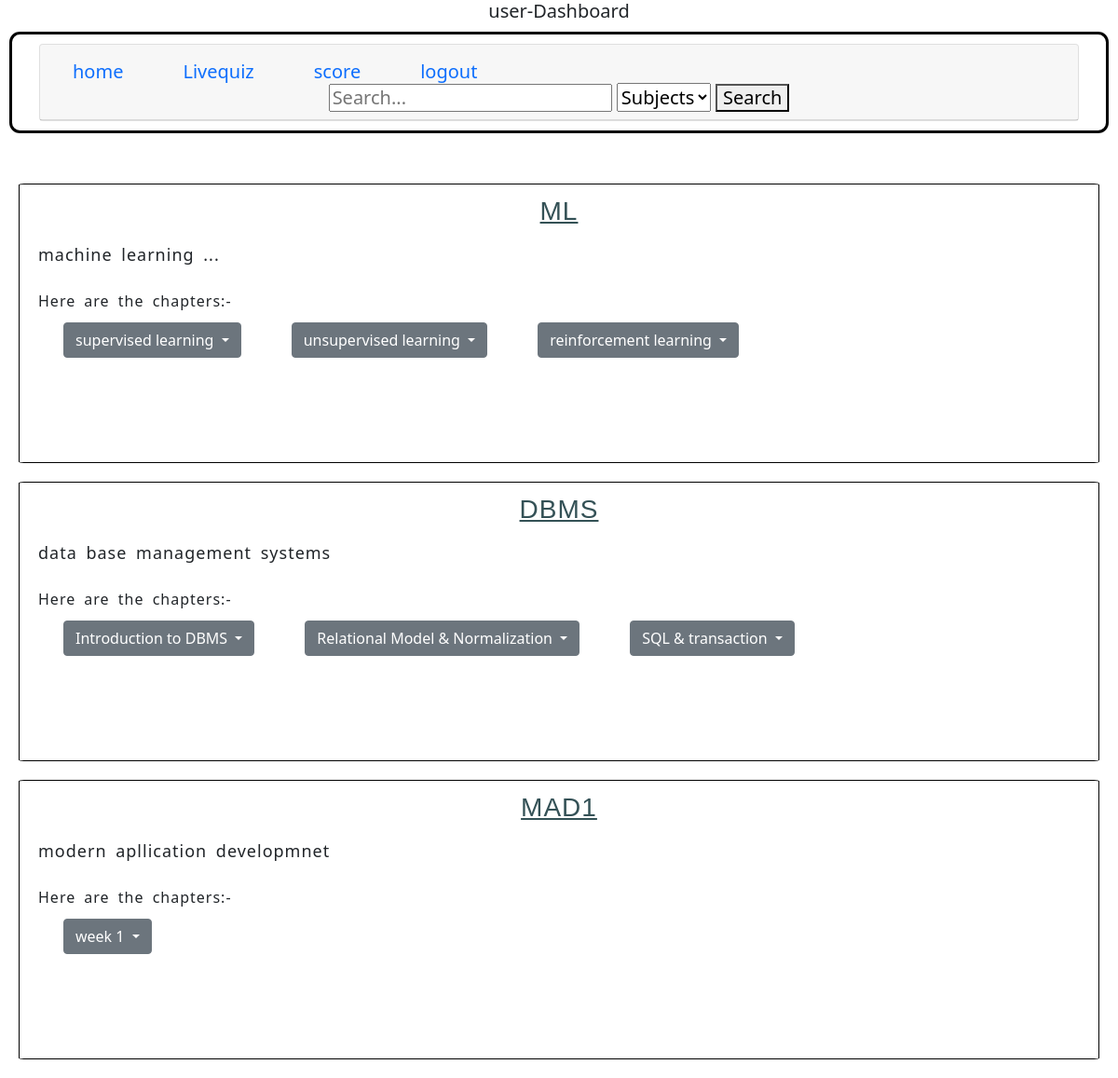
/user, run on the app's committed database.
### controllers/models.py (models this page shows)
class Subjects(db.Model):
    __tablename__= 'subjects'
    subject_id=db.Column(db.Integer,primary_key=True,autoincrement=True)
    subject_name=db.Column(db.String,nullable=False)
    description=db.Column(db.String,nullable=False)
    chapters = db.relationship('Chapters', backref='subject', lazy=True)

class Chapters(db.Model):
    __tablename__= 'chapters'
    chaoter_id=db.Column(db.Integer,primary_key=True,autoincrement=True)
    subject_id = db.Column(db.Integer, db.ForeignKey('subjects.subject_id'), nullable=False)
    chapter_name=db.Column(db.String,nullable=False)
    description=db.Column(db.String,nullable=False)
    questions = db.relationship('Questions', backref='chapter', lazy=True)
    quizzes = db.relationship('QuizDetails', backref='chapter', lazy=True)

### main.py (the view)
@app.route('/user',methods=['GET','POST'])
def userdashboard():
    if request.method== 'GET':
        subject=Subjects.query.all()
        chapter=Chapters.query.all()
        return render_template('user.html',subjects=subject,chapters=chapter)

### templates/user.html (shortened to what this page needs)
<!DOCTYPE html>
<html>
  <head>
    <link rel="stylesheet" href="/static/style.css">
    <link href="https://cdn.jsdelivr.net/npm/bootstrap@5.0.2/dist/css/bootstrap.min.css" rel="stylesheet">
    <h5 style="text-align:center">user-Dashboard<h5>
  </head>
  <header>
    <div id="canvas">
       <div class="container">
        <div class="card text-center">
          <div class="card-header">
            <ul class="nav nav-tabs card-header-tabs">
              <li class="nav-item">
                <a class="nav-link " href="user">home</a>
              </li>
              <li class="nav-item">
                <a class="nav-link" href="livequiz">Livequiz</a>
              </li>
              <li class="nav-item">
                <a class="nav-link" href="student_academic_details">score</a>
              </li>
              <li class="nav-item">
                <a class="nav-link" href="logout">logout</a>
            </li>
            </ul>
            <form class="user-search" action="{{ url_for('user_search') }}" method="GET">
              <input type="text" name="query" placeholder="Search...">
              <select name="type">
                <option value="subjects">Subjects</option>
              </select>
              <button type="submit">Search</button>
            </form>
        </div>
    </div>
  </header>
  <h4>{{message}}</h4>  <br><div class="main">
    {% if subjects %}
    {% for subject in subjects %}<div class="description">
    <div class="subject"> <h3><div class="subjects"> <u>{{subject.subject_name}}</u></div> </h3></div>
     <div class="descript"> {{subject.description}}</div> <br>
    {% if chapters %}
    Here are the chapters:-
    <div class="chaptersection">
    {% for chapter in chapters %}
    {% if chapter.subject_id==subject.subject_id %}
    <div class="chapter">
      <div class="dropdown"><div class="chapters">
      <button class="btn btn-secondary dropdown-toggle" type="button" id="dropdown{{chapter.chaoter_id}}" data-bs-toggle="dropdown" aria-expanded="false">
        {{ chapter.chapter_name }}
      </button>
      </div></div></div>
    {% endif %}
    {% endfor %}</div>
    {% endif %}
    </div>
    {% endfor %}
     </div>
    {% endif %}

### static/style.css (style rules this page uses)
#canvas { border-radius: 0.3cm; border: 3px solid black; padding: 10px; margin: 10px; padding : 10px; text-align:left; }
.nav-item { padding-left: 10px; padding-right: 20px; }
.subject { font-family:'Gill Sans MT', Calibri, 'Trebuchet MS', sans-serif; text-align:center ; height:50px; }
.subjects { color:color-mix(in srgb, rgb(10, 48, 54) 80%, rgb(105, 96, 96) 5%); height:50px; }
.chapters { color:rgb(158, 107, 31); padding: 1px 2px; margin: 10px 25px; }
.chaptersection { display: flex; flex-direction: row; flex-wrap: wrap; }
.description { background-color: color-mix(in srgb,rgb(87, 81, 196) 15%, rgb(146, 209, 123) 35%, rgb(189, 148, 148) 20%); min-height: 300px; max-height:max-content; padding: 12px 20px; margin:20px; border: 1px solid black; border-radius: 0.5%; word-spacing: 4px; letter-spacing: 1px; }
.descript { font-size: 18px; }
li { min-width:fit-content; }

### data on the page
Subjects: subject_name "ML", description "machine learning ..."
Chapters: chapter_name "supervised learning"
Chapters: chapter_name "unsupervised learning"
Chapters: chapter_name "reinforcement learning"
Subjects: subject_name "DBMS", description "data base management systems"
Chapters: chapter_name "Introduction to DBMS"
Chapters: chapter_name "Relational Model & Normalization"
Chapters: chapter_name "SQL & transaction"
Subjects: subject_name "MAD1", description "modern apllication developmnet"
Chapters: chapter_name "week 1"
